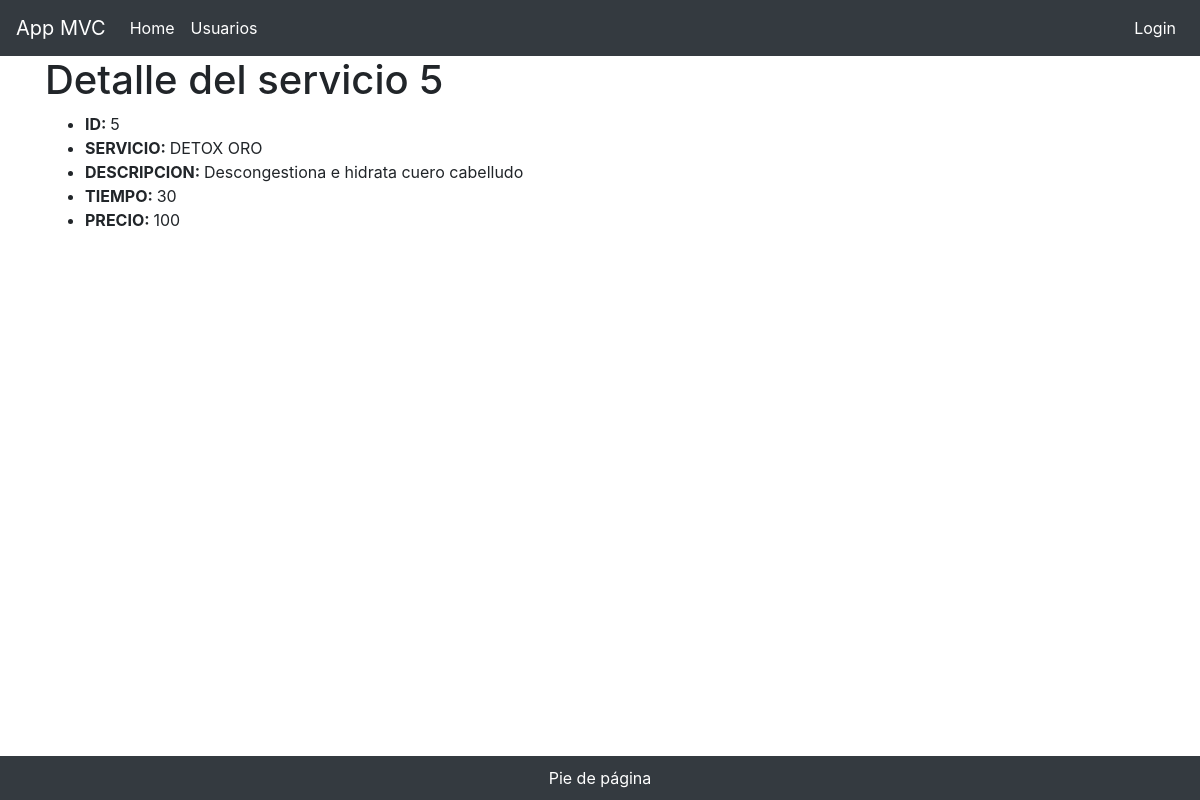
Page /mipeluqueria/servicios/show/5 on the committed database.
### tables this page shows
CREATE TABLE `servicios` (
  `id` int(11) NOT NULL,
  `servicio` varchar(50) NOT NULL,
  `descripcion` varchar(50) NOT NULL,
  `tiempo` int(11) NOT NULL,
  `precio` int(11) NOT NULL
);

### mipeluqueria/app/controllers/ServiciosController.php (called while the page is built, shortened)
<?php
require_once "app/models/Servicios.php";
class ServiciosController
{
    public function show($args)
    {
        list($id) = $args;
        $servicios = Servicios::find($id);
        require('app/views/servicios/show.php');
    }
}

### mipeluqueria/index.php (called while the page is built, shortened)
<?php
$app = new App();

### mipeluqueria/app/models/Servicios.php (called while the page is built, shortened)
<?php
class Servicios extends Model
{
    public static function find($id){
        $db = Servicios::db();
        $statement = $db->prepare('SELECT * FROM servicios WHERE id=:id');
        $statement->execute(array(':id' => $id));
        $statement->setFetchMode(PDO::FETCH_CLASS, Servicios::class);
        $servicios = $statement->fetch(PDO::FETCH_CLASS);
        return $servicios;
    }
}

### mipeluqueria/app/views/servicios/show.php (the view, shortened to what this page needs)
<!doctype html>
<html lang="es">
<head>
  <?php require "app/views/parts/head.php" ?>
</head>
<body>
  <?php require "app/views/parts/header.php" ?>
  <main role="main" class="container">
    <div class="starter-template">
      <h1>Detalle del servicio <?php echo $servicios->id ?></h1>
        <ul>
            <li><strong>ID: </strong><?php echo $servicios->id ?></li>
            <li><strong>SERVICIO: </strong><?php echo $servicios->servicio ?></li>
            <li><strong>DESCRIPCION: </strong><?php echo $servicios->descripcion ?></li>
            <li><strong>TIEMPO: </strong><?php echo $servicios->tiempo ?></li>
            <li><strong>PRECIO: </strong><?php echo $servicios->precio ?></li>
        </ul>
    </div>
  </main>
  <?php require "app/views/parts/footer.php" ?>
</body>
</html>

### rows in the picture
servicios: id "5", servicio "DETOX ORO", descripcion "Descongestiona e hidrata cuero cabelludo", tiempo "30", precio "100"
